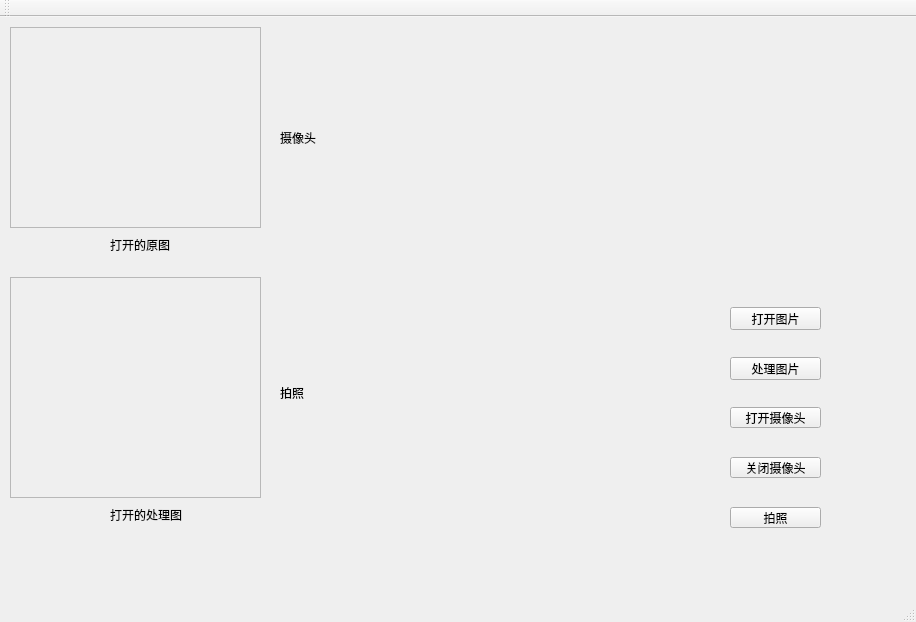
<?xml version="1.0" encoding="UTF-8"?>
<ui version="4.0">
 <class>QtGuiApplication1Class</class>
 <widget class="QMainWindow" name="QtGuiApplication1Class">
  <property name="geometry">
   <rect>
    <x>0</x>
    <y>0</y>
    <width>916</width>
    <height>622</height>
   </rect>
  </property>
  <property name="windowTitle">
   <string>QtGuiApplication1</string>
  </property>
  <widget class="QWidget" name="centralWidget">
   <widget class="QScrollArea" name="scrollArea">
    <property name="geometry">
     <rect>
      <x>10</x>
      <y>10</y>
      <width>251</width>
      <height>201</height>
     </rect>
    </property>
    <property name="widgetResizable">
     <bool>true</bool>
    </property>
    <widget class="QWidget" name="scrollAreaWidgetContents">
     <property name="geometry">
      <rect>
       <x>0</x>
       <y>0</y>
       <width>249</width>
       <height>199</height>
      </rect>
     </property>
    </widget>
   </widget>
   <widget class="QScrollArea" name="scrollArea_2">
    <property name="geometry">
     <rect>
      <x>10</x>
      <y>260</y>
      <width>251</width>
      <height>221</height>
     </rect>
    </property>
    <property name="widgetResizable">
     <bool>true</bool>
    </property>
    <widget class="QWidget" name="scrollAreaWidgetContents_2">
     <property name="geometry">
      <rect>
       <x>0</x>
       <y>0</y>
       <width>249</width>
       <height>219</height>
      </rect>
     </property>
    </widget>
   </widget>
   <widget class="QPushButton" name="pushButton">
    <property name="geometry">
     <rect>
      <x>730</x>
      <y>290</y>
      <width>91</width>
      <height>23</height>
     </rect>
    </property>
    <property name="text">
     <string>打开图片</string>
    </property>
   </widget>
   <widget class="QPushButton" name="pushButton_2">
    <property name="geometry">
     <rect>
      <x>730</x>
      <y>340</y>
      <width>91</width>
      <height>23</height>
     </rect>
    </property>
    <property name="text">
     <string>处理图片</string>
    </property>
   </widget>
   <widget class="QLabel" name="label">
    <property name="geometry">
     <rect>
      <x>110</x>
      <y>220</y>
      <width>111</width>
      <height>16</height>
     </rect>
    </property>
    <property name="text">
     <string>打开的原图</string>
    </property>
   </widget>
   <widget class="QLabel" name="label_2">
    <property name="geometry">
     <rect>
      <x>110</x>
      <y>490</y>
      <width>91</width>
      <height>16</height>
     </rect>
    </property>
    <property name="text">
     <string>打开的处理图</string>
    </property>
   </widget>
   <widget class="QLabel" name="label_3">
    <property name="geometry">
     <rect>
      <x>280</x>
      <y>10</y>
      <width>241</width>
      <height>221</height>
     </rect>
    </property>
    <property name="text">
     <string>摄像头</string>
    </property>
   </widget>
   <widget class="QPushButton" name="OpenCameraBtn">
    <property name="geometry">
     <rect>
      <x>730</x>
      <y>390</y>
      <width>91</width>
      <height>21</height>
     </rect>
    </property>
    <property name="text">
     <string>打开摄像头</string>
    </property>
   </widget>
   <widget class="QPushButton" name="CloseCameraBtn">
    <property name="geometry">
     <rect>
      <x>730</x>
      <y>440</y>
      <width>91</width>
      <height>21</height>
     </rect>
    </property>
    <property name="text">
     <string>关闭摄像头</string>
    </property>
   </widget>
   <widget class="QPushButton" name="TakePicBtn">
    <property name="geometry">
     <rect>
      <x>730</x>
      <y>490</y>
      <width>91</width>
      <height>21</height>
     </rect>
    </property>
    <property name="text">
     <string>拍照</string>
    </property>
   </widget>
   <widget class="QLabel" name="label_4">
    <property name="geometry">
     <rect>
      <x>280</x>
      <y>270</y>
      <width>251</width>
      <height>211</height>
     </rect>
    </property>
    <property name="text">
     <string>拍照</string>
    </property>
   </widget>
  </widget>
  <widget class="QMenuBar" name="menuBar">
   <property name="geometry">
    <rect>
     <x>0</x>
     <y>0</y>
     <width>916</width>
     <height>26</height>
    </rect>
   </property>
  </widget>
  <widget class="QToolBar" name="mainToolBar">
   <attribute name="toolBarArea">
    <enum>TopToolBarArea</enum>
   </attribute>
   <attribute name="toolBarBreak">
    <bool>false</bool>
   </attribute>
  </widget>
  <widget class="QStatusBar" name="statusBar"/>
 </widget>
 <layoutdefault spacing="6" margin="11"/>
 <resources>
  <include location="QtGuiApplication1.qrc"/>
 </resources>
 <connections>
  <connection>
   <sender>pushButton</sender>
   <signal>clicked()</signal>
   <receiver>QtGuiApplication1Class</receiver>
   <slot>on_open_clicked()</slot>
   <hints>
    <hint type="sourcelabel">
     <x>772</x>
     <y>347</y>
    </hint>
    <hint type="destinationlabel">
     <x>926</x>
     <y>347</y>
    </hint>
   </hints>
  </connection>
  <connection>
   <sender>pushButton_2</sender>
   <signal>clicked()</signal>
   <receiver>QtGuiApplication1Class</receiver>
   <slot>on_process_clicked()</slot>
   <hints>
    <hint type="sourcelabel">
     <x>792</x>
     <y>395</y>
    </hint>
    <hint type="destinationlabel">
     <x>924</x>
     <y>396</y>
    </hint>
   </hints>
  </connection>
  <connection>
   <sender>OpenCameraBtn</sender>
   <signal>clicked()</signal>
   <receiver>QtGuiApplication1Class</receiver>
   <slot>on_OpenCameraBtn_clicked()</slot>
   <hints>
    <hint type="sourcelabel">
     <x>788</x>
     <y>437</y>
    </hint>
    <hint type="destinationlabel">
     <x>918</x>
     <y>445</y>
    </hint>
   </hints>
  </connection>
  <connection>
   <sender>CloseCameraBtn</sender>
   <signal>clicked()</signal>
   <receiver>QtGuiApplication1Class</receiver>
   <slot>on_CloseCameraBtn_clicked()</slot>
   <hints>
    <hint type="sourcelabel">
     <x>783</x>
     <y>493</y>
    </hint>
    <hint type="destinationlabel">
     <x>910</x>
     <y>493</y>
    </hint>
   </hints>
  </connection>
  <connection>
   <sender>TakePicBtn</sender>
   <signal>clicked()</signal>
   <receiver>QtGuiApplication1Class</receiver>
   <slot>on_TakePicBtn_clicked()</slot>
   <hints>
    <hint type="sourcelabel">
     <x>781</x>
     <y>541</y>
    </hint>
    <hint type="destinationlabel">
     <x>910</x>
     <y>542</y>
    </hint>
   </hints>
  </connection>
 </connections>
 <slots>
  <slot>on_TakePicBtn_clicked()</slot>
 </slots>
</ui>
